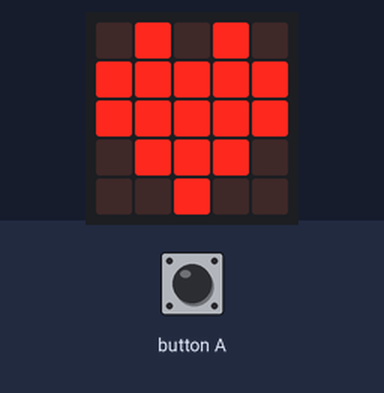
Bench run of a program on a simulated BBC micro:bit (MakeCode). Parts: the board's 5×5 LED display. The test bench sets the inputs (shaded band).

Above: at 1.2 s.
1.3 s: button A pressed for 0.15 s
At 2.3 s:
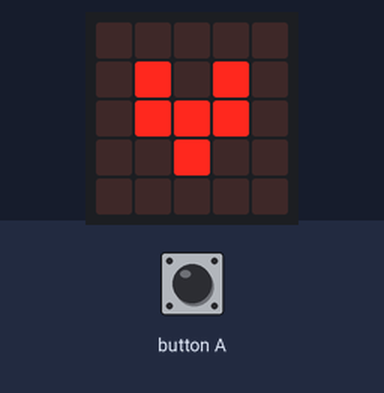
3.3 s: button A pressed for 0.15 s
At 3.9 s:
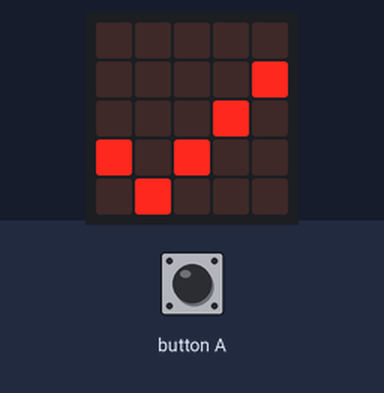
5.1 s: button A pressed for 0.15 s
At 6.7 s:
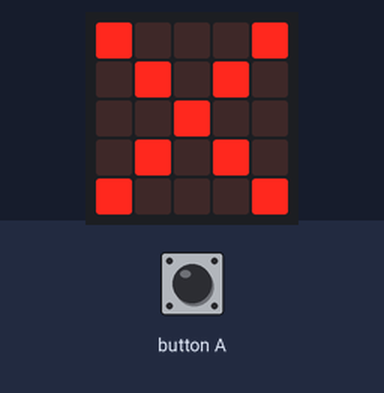
7.0 s: button A pressed for 0.15 s
At 8.4 s:
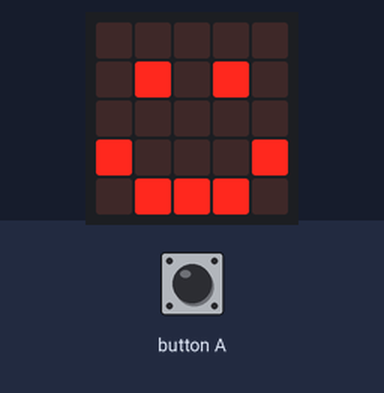
Timing chart, 0 to 9.8 s (numbered marks = the images above; inputs shaded):
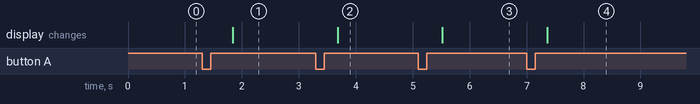

Measured:
- after the input at 1.3 s, the display: changes after 0.54 s (image 1)
- after the input at 3.3 s, the display: changes after 0.38 s (image 2)
- after the input at 5.1 s, the display: changes after 0.42 s (image 3)
- after the input at 7.0 s, the display: changes after 0.36 s (image 4)

The program:

main.ts
```typescript
input.onButtonPressed(Button.A, function () {
    if (a == 0) {
        a = 1
    } else if (a == 1) {
        a = 2
    } else if (a == 2) {
        a = 3
    } else if (a == 3) {
        a = 4
    } else if (a == 4) {
        a = 5
    } else if (a == 5) {
        a = 1
    } else {

    }
})
let a = 0
a = 1
basic.forever(function () {
    if (a == 1) {
        basic.showIcon(IconNames.Heart)
    }
    if (a == 2) {
        basic.showIcon(IconNames.SmallHeart)
    }
    if (a == 3) {
        basic.showIcon(IconNames.Yes)
    }
    if (a == 4) {
        basic.showIcon(IconNames.No)
    }
    if (a == 5) {
        basic.showIcon(IconNames.Happy)
    }
})
```

test.ts
```typescript
// 테스트는 여기로 이동합니다; 이 패키지가 확장으로 사용될 때 컴파일되지 않을 것 입니다.
```
